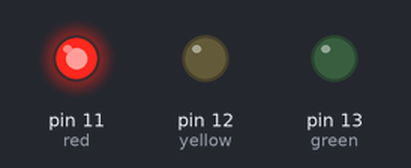
A sketch run on a simulated Arduino Uno, built with avr-gcc and run on an emulated ATmega328P. On the bench: output pins drawn as LEDs (lit = HIGH).

Above: at 0.5 s.
At 1.2 s:
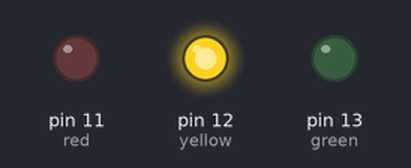
At 2.7 s:
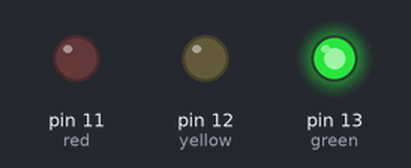
Timing chart, 0 to 5.2 s (numbered marks = the images above):
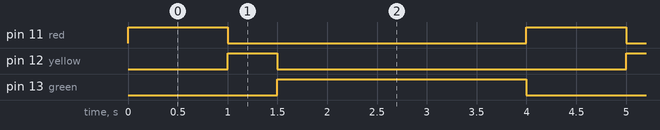

The sketch:

rvstraffic.ino.ino
```cpp
int  red=11;
int yellow=12;
int green=13;
void setup() {
  // put your setup code here, to run once:
  pinMode(red,OUTPUT);
  pinMode(yellow,OUTPUT);
  pinMode(green,OUTPUT);
}

void loop() {
  // put your main code here, to run repeatedly:
  digitalWrite(red,HIGH);
  digitalWrite(yellow,LOW);
  digitalWrite(green,LOW);
  delay(1000);
  digitalWrite(red,LOW);
  digitalWrite(yellow,HIGH);
  delay(500);
  digitalWrite(yellow,LOW);
  digitalWrite(green,HIGH);
  delay(2500);
  }
```

Measured:
- by itself, pin 11 (red): alternates HIGH for 1.0 s and LOW for 3.0 s
- by itself, pin 12 (yellow): alternates HIGH for 0.50 s and LOW for 3.5 s
- by itself, pin 13 (green): alternates HIGH for 2.5 s and LOW for 1.5 s
